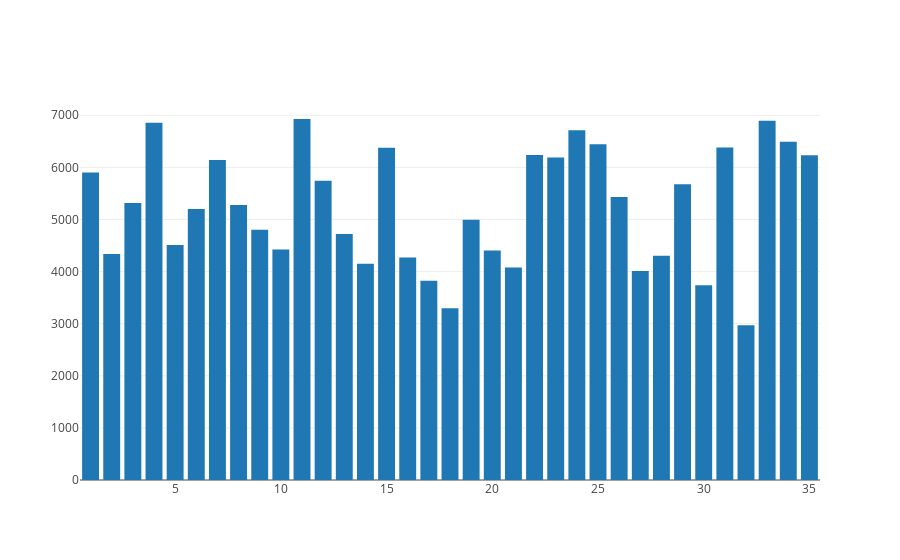

Notebook code cell kept with this figure:
### Code cell
data = houses_2009.CouncilDistrict.value_counts().reset_index().rename(columns = {'index' : 'District', 'CouncilDistrict': 'num_homes'})

iplot([go.Bar(x = data.District, y = data.num_homes)])

### Figure 1 — Plotly figure (JSON) as saved in the notebook; plotly's stock layout.template omitted (floating-point values rounded to 4 significant figures)
{"data": [{"type": "bar", "uid": "ea749fbc-af31-11e9-b516-9de5570bb89d", "x": [11, 33, 4, 24, 34, 25, 31, 15, 22, 35, 23, 7, 1, 12, 29, 26, 3, 8, 6, 19, 9, 13, 5, 10, 20, 2, 28, 16, 14, 21, 27, 17, 30, 18, 32], "y": [6928, 6895, 6856, 6712, 6491, 6444, 6383, 6375, 6235, 6233, 6190, 6141, 5902, 5744, 5677, 5431, 5314, 5279, 5200, 4995, 4803, 4722, 4510, 4425, 4402, 4338, 4305, 4271, 4149, 4076, 4012, 3826, 3737, 3294, 2971]}], "layout": {}}
